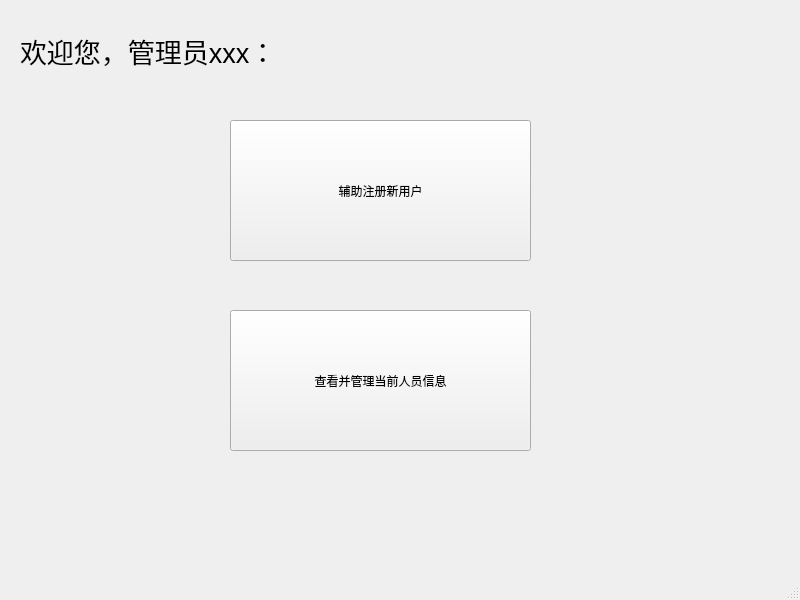
<?xml version="1.0" encoding="UTF-8"?>
<ui version="4.0">
 <class>MainWindow</class>
 <widget class="QMainWindow" name="MainWindow">
  <property name="geometry">
   <rect>
    <x>0</x>
    <y>0</y>
    <width>800</width>
    <height>600</height>
   </rect>
  </property>
  <property name="windowTitle">
   <string>MainWindow</string>
  </property>
  <widget class="QWidget" name="centralwidget">
   <widget class="QPushButton" name="pushButton">
    <property name="geometry">
     <rect>
      <x>230</x>
      <y>120</y>
      <width>301</width>
      <height>141</height>
     </rect>
    </property>
    <property name="text">
     <string>辅助注册新用户</string>
    </property>
   </widget>
   <widget class="QPushButton" name="pushButton_2">
    <property name="geometry">
     <rect>
      <x>230</x>
      <y>310</y>
      <width>301</width>
      <height>141</height>
     </rect>
    </property>
    <property name="text">
     <string>查看并管理当前人员信息</string>
    </property>
   </widget>
   <widget class="QLabel" name="label">
    <property name="geometry">
     <rect>
      <x>20</x>
      <y>20</y>
      <width>261</width>
      <height>61</height>
     </rect>
    </property>
    <property name="font">
     <font>
      <pointsize>20</pointsize>
     </font>
    </property>
    <property name="text">
     <string>欢迎您，管理员xxx：</string>
    </property>
   </widget>
  </widget>
  <widget class="QMenuBar" name="menubar">
   <property name="geometry">
    <rect>
     <x>0</x>
     <y>0</y>
     <width>800</width>
     <height>37</height>
    </rect>
   </property>
  </widget>
  <widget class="QStatusBar" name="statusbar"/>
 </widget>
 <resources/>
 <connections/>
</ui>
